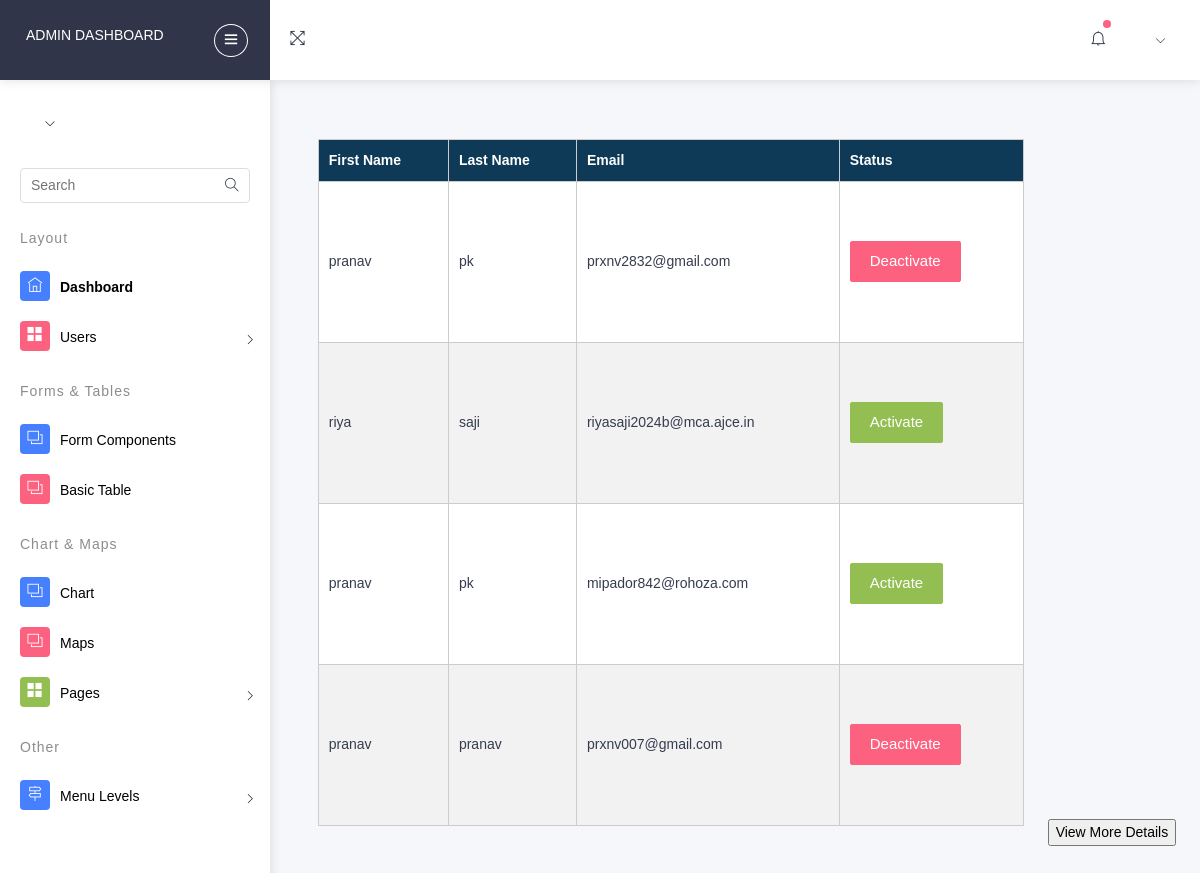
The app's page /myauth/sellerr/, older data.
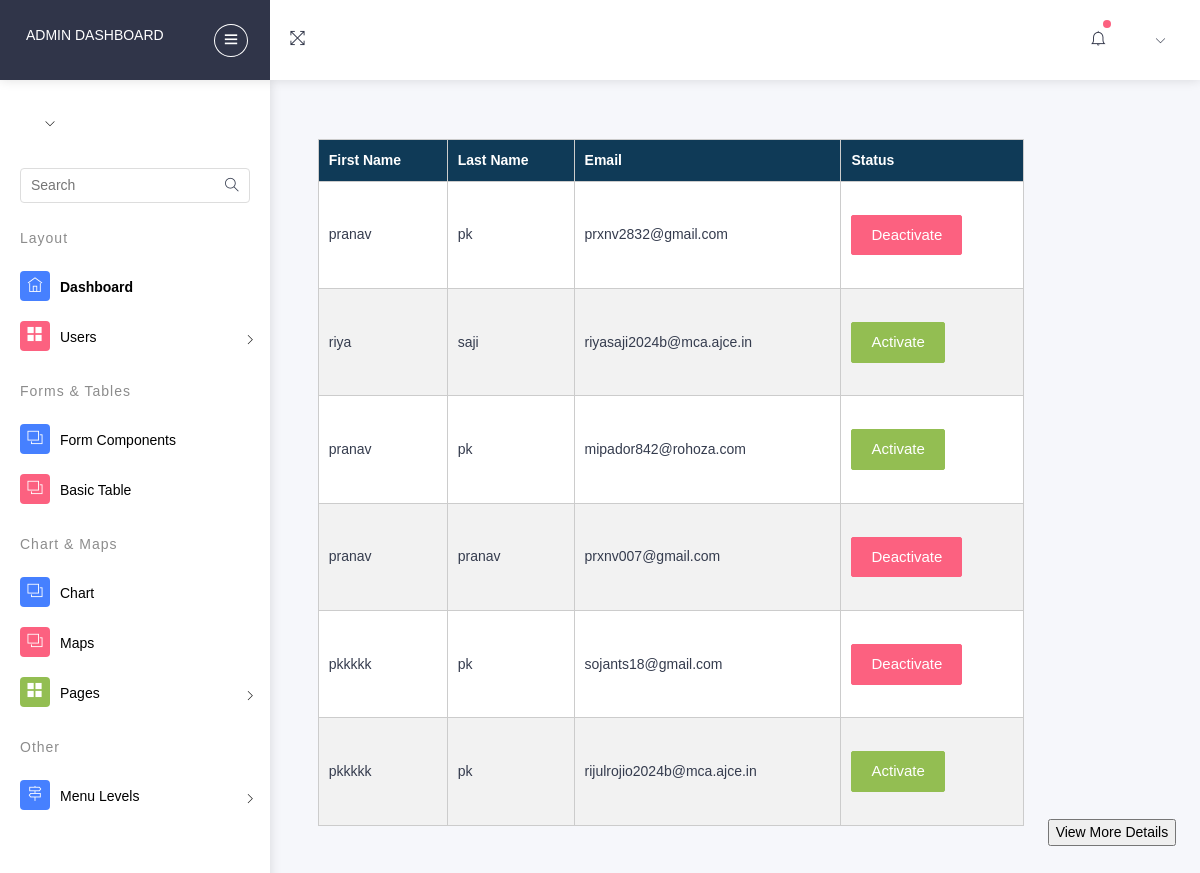
The same page, newer data.
### myauth/models.py (models this page shows)
class User(AbstractUser):
    class Role(models.TextChoices):
        ADMIN="ADMIN",'Admin'
        CUSTOMER="CUSTOMER",'Customer'
        DELIVERYBOY="DELIVERYBOY",'deliveryboy'
        SELLER="SELLER",'Seller'
    role = models.CharField(max_length=50,choices=Role.choices)

### myauth/views.py (the view)
# urls.py: path('sellerr/',views.sellerr,name='sellerr'),
def sellerr(request):
    User = get_user_model()
    user_profiles = User.objects.filter(role='SELLER')
    context = {'user_profiles': user_profiles}
    return render(request,'seller_view.html',context)

### templates/seller_view.html (shortened to what the changed rows need)
{% load static %}
<!DOCTYPE html>
<html lang="en">
<head>
      <link rel="stylesheet" type="text/css" href="{% static 'assetsss/css/bootstrap/css/bootstrap.min.css' %}">
      <link rel="stylesheet" type="text/css" href="{% static 'assetsss/icon/themify-icons/themify-icons.css' %}">
      <link rel="stylesheet" type="text/css" href="{% static 'assetsss/icon/icofont/css/icofont.css' %}">
      <link rel="stylesheet" type="text/css" href="{% static 'assetsss/css/style.css' %}">
      <link rel="stylesheet" type="text/css" href="{% static 'assetsss/css/jquery.mCustomScrollbar.css' %}">
  </head>
  <body>
    <div id="pcoded" class="pcoded">
        <div class="pcoded-container navbar-wrapper">
            <div class="pcoded-main-container">
                <div class="pcoded-wrapper">
                    <div class="pcoded-content">
                        <div class="pcoded-inner-content">
                            <div class="main-body">
                                <div class="page-wrapper">
                                    <div class="page-body">
                                        <div class="row">
                                            <!DOCTYPE html>
<html>
<head>
</head>
<body>
    <table>
        <thead>
            <tr>
                <th>First Name</th>
                <th>Last Name</th>
                <th>Email</th>
                <th>Status</th>
            </tr>
        </thead>
        <tbody>
            {% for user_profile in user_profiles %}
            <tr>
                <td>{{ user_profile.first_name }}</td>
                <td>{{ user_profile.last_name }}</td>
                <td>{{ user_profile.email }}</td>
                <td>
                    {% if user_profile.is_active %}
                        <form method="post" action="{% url 'deactivate_user' user_profile.id %}">
                            <button type="submit" class="btn btn-danger">Deactivate</button>
                        </form>
                    {% else %}
                        <form method="post" action="{% url 'activate_user' user_profile.id %}">
                            <button type="submit" class="btn btn-success">Activate</button>
                        </form>
                {% endif %}
                </td>
            </tr>
            {% endfor %}
        </tbody>
    </table>
</body>
</html>
</body>
</html>

Row changes from the older to the newer data that the page shows:
added User: first_name "pkkkkk", last_name "pk", email "sojants18@gmail.com", is_active "Deactivate"
added User: first_name "pkkkkk", last_name "pk", email "rijulrojio2024b@mca.ajce.in", is_active "Activate"
